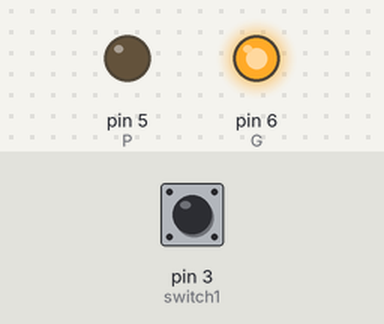
Bench run of a sketch on a simulated Arduino Uno, built with avr-gcc and run on an emulated ATmega328P. Shown: output pins drawn as LEDs (lit = HIGH). Inputs (shaded band) come from the test bench; at power-on: pin 3 (switch1) LOW.

Above: at 1.2 s.
1.3 s: pin 3 (switch1) pulled HIGH for 0.15 s
At 1.37 s:
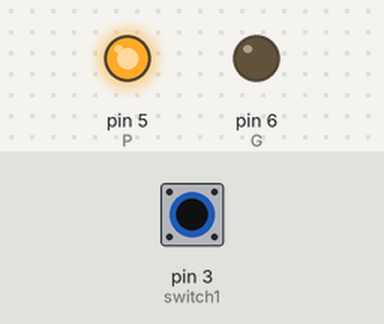
2.9 s: pin 3 (switch1) pulled HIGH for 3.2 s
At 6.6 s:
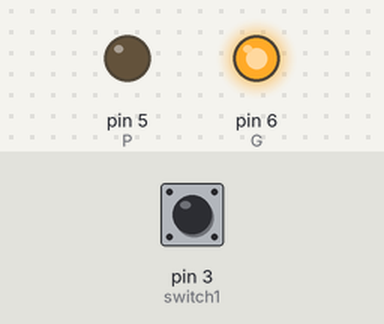
Timing chart, 0 to 8.1 s (numbered marks = the images above; inputs shaded):
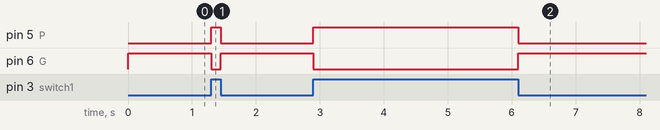

Measured:
- after the input at 1.3 s, pin 5 (P): LOW → HIGH at once, → LOW 0.15 s later; pin 6 (G): HIGH → LOW at once, → HIGH 0.15 s later
- after the input at 2.9 s, pin 5 (P): LOW → HIGH at once, → LOW 3.2 s later; pin 6 (G): HIGH → LOW at once, → HIGH 3.2 s later

The sketch:

sketch_jun27CLOCK_ANTICLOCK_WISE_PROGRAM.ino
```cpp
const int P = 5;
const int G = 6;
const int switch1 = 3;
int switchstate = 0;
void setup() {
  // put your setup code here, to run once:
  pinMode(switch1,INPUT);
  pinMode(P,OUTPUT);
  pinMode(G,OUTPUT);
}

void loop() {
  // put your main code here, to run repeatedly:
  switchstate = digitalRead(switch1);
   if(switchstate == HIGH )
    {
     digitalWrite(P,HIGH);
     digitalWrite(G,LOW);
     }
   else
    {
     digitalWrite(P,LOW);
     digitalWrite(G,HIGH);
    }
}
```
